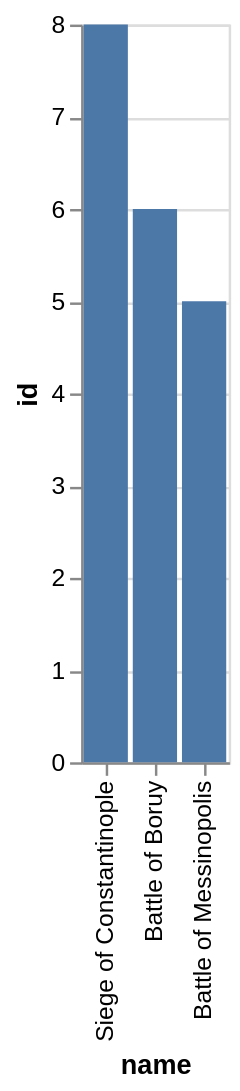

Vega-Lite specification stored for this chart:
### Vega-Lite specification from a JSON file in a GitHub repository (floating-point values rounded to 4 significant figures)
{"data": {"values": [{"x_data": "Battle of Messinopolis", "y_data": 5}, {"x_data": "Battle of Boruy", "y_data": 6}, {"x_data": "Siege of Constantinople", "y_data": 8}]}, "mark": "bar", "encoding": {"x": {"field": "x_data", "type": "nominal", "title": "name", "sort": {"op": "sum", "field": "y_data", "order": "descending"}}, "y": {"field": "y_data", "type": "quantitative", "title": "id"}}}
